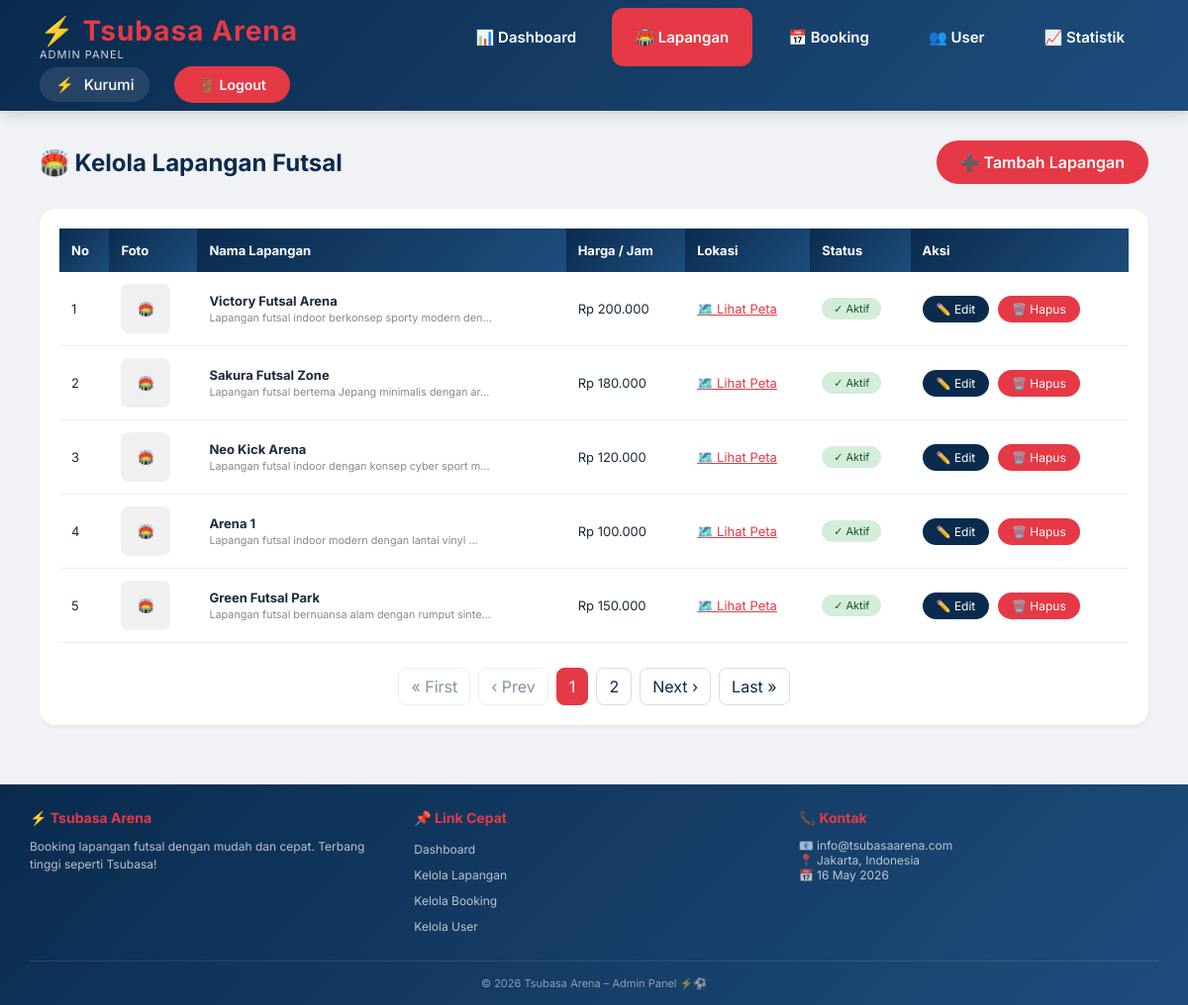
The app's page /tsubasa_arena/admin/lapangan.php (signed in) with its own data.
### tables this page shows
CREATE TABLE `lapangan` (
  `id` int(11) NOT NULL,
  `nama_lapangan` varchar(100) NOT NULL,
  `deskripsi` text DEFAULT NULL,
  `lokasi` text DEFAULT NULL,
  `harga_per_jam` int(11) NOT NULL,
  `foto` varchar(255) DEFAULT NULL,
  `status` enum('aktif','nonaktif') DEFAULT 'aktif',
  `created_at` datetime DEFAULT current_timestamp()
);

### tsubasa_arena/admin/lapangan.php (the view, shortened to what this page needs)
<?php
include '../includes/header_admin.php';
include '../config/database.php';
$limit = 5;
$page = isset($_GET['page']) ? (int)$_GET['page'] : 1;
$offset = ($page - 1) * $limit;
$countQuery = "SELECT COUNT(*) as total FROM lapangan";
$countResult = mysqli_query($conn, $countQuery);
$totalData = mysqli_fetch_assoc($countResult)['total'];
$totalPages = ceil($totalData / $limit);
$query = "SELECT * FROM lapangan ORDER BY id DESC LIMIT $limit OFFSET $offset";
$result = mysqli_query($conn, $query);
?>
<div class="page-header">
    <h1>🏟️ Kelola Lapangan Futsal</h1>
    <a href="tambah_lapangan.php" class="btn-tambah">➕ Tambah Lapangan</a>
</div>
<div class="table-container">
    <?php if (mysqli_num_rows($result) > 0): ?>
    <table>
        <thead>
            <tr>
                <th>No</th>
                <th>Foto</th>
                <th>Nama Lapangan</th>
                <th>Harga / Jam</th>
                <th>Lokasi</th>
                <th>Status</th>
                <th>Aksi</th>
            </tr>
        </thead>
        <tbody>
            <?php $no = $offset + 1; while ($row = mysqli_fetch_assoc($result)): ?>
            <tr>
                <td><?= $no++ ?></td>
                <td>
                    <?php if ($row['foto'] && file_exists('../assets/uploads/lapangan/' . $row['foto'])): ?>
                        <img src="../assets/uploads/lapangan/<?= $row['foto'] ?>" style="width: 50px; height: 50px; object-fit: cover; border-radius: 8px;">
                    <?php else: ?>
                        <div style="width: 50px; height: 50px; background: #f0f0f0; border-radius: 8px; display: flex; align-items: center; justify-content: center;">🏟️</div>
                    <?php endif; ?>
                </td>
                <td><strong><?= $row['nama_lapangan'] ?></strong><br><small style="color:#888;"><?= substr($row['deskripsi'], 0, 50) ?>...</small></td>
                <td>Rp <?= number_format($row['harga_per_jam'], 0, ',', '.') ?></td>
                <td>
                    <a href="<?= str_replace('/embed?', '/search?', $row['lokasi']) ?>" target="_blank" style="color:#e63946;">🗺️ Lihat Peta</a>
                </td>
                <td>
                    <?php if ($row['status'] == 'aktif'): ?>
                        <span class="status-active">✓ Aktif</span>
                    <?php else: ?>
                        <span class="status-inactive">✗ Nonaktif</span>
                    <?php endif; ?>
                </td>
                <td>
                    <a href="edit_lapangan.php?id=<?= $row['id'] ?>" class="btn-edit">✏️ Edit</a>
                    <a href="hapus_lapangan.php?id=<?= $row['id'] ?>" class="btn-delete" onclick="return confirm('Yakin hapus lapangan ini?')">🗑️ Hapus</a>
                </td>
            </tr>
            <?php endwhile; ?>
        </tbody>
    </table>
    <?php if ($totalPages > 1): ?>
    <div class="pagination">
        <a href="?page=1" class="<?= $page <= 1 ? 'disabled' : '' ?>">« First</a>
        <a href="?page=<?= $page-1 ?>" class="<?= $page <= 1 ? 'disabled' : '' ?>">‹ Prev</a>
        <?php for ($i = 1; $i <= $totalPages; $i++): ?>
            <a href="?page=<?= $i ?>" class="<?= $i == $page ? 'active' : '' ?>"><?= $i ?></a>
        <?php endfor; ?>
        <a href="?page=<?= $page+1 ?>" class="<?= $page >= $totalPages ? 'disabled' : '' ?>">Next ›</a>
        <a href="?page=<?= $totalPages ?>" class="<?= $page >= $totalPages ? 'disabled' : '' ?>">Last »</a>
    </div>
    <?php endif; ?>
    <?php else: ?>
    <div class="empty-data">
        <p>📭 Belum ada lapangan. Silakan tambah lapangan baru.</p>
    </div>
    <?php endif; ?>
</div>
<?php include '../includes/footer_admin.php'; ?>

### tsubasa_arena/includes/header_admin.php (style rules this page uses)
* { margin: 0; padding: 0; box-sizing: border-box; }
body { font-family: 'Inter', sans-serif; background: #f0f2f5; color: #1a2a3a; display: flex; flex-direction: column; min-height: 100vh; }

### tsubasa_arena/admin/lapangan.php (style rules this page uses)
.page-header { display: flex; justify-content: space-between; align-items: center; margin-bottom: 25px; flex-wrap: wrap; gap: 15px; }
.page-header h1 { font-size: 24px; color: #0a2b4e; }
.btn-tambah { background: #e63946; color: white; padding: 12px 24px; border-radius: 30px; text-decoration: none; font-weight: 600; transition: all 0.3s; display: inline-flex; align-items: center; gap: 8px; }
.table-container { background: white; border-radius: 16px; padding: 20px; box-shadow: 0 2px 5px rgba(0,0,0,0.05); overflow-x: auto; }
table { width: 100%; border-collapse: collapse; }
th { background: linear-gradient(135deg, #0a2b4e 0%, #1e4d7c 100%); color: white; padding: 14px 12px; text-align: left; font-size: 13px; }
td { padding: 12px; text-align: left; border-bottom: 1px solid #eee; font-size: 13px; }
.btn-edit { background: #0a2b4e; color: white; padding: 6px 14px; border-radius: 20px; text-decoration: none; font-size: 12px; margin-right: 5px; display: inline-block; transition: all 0.3s; }
.btn-delete { background: #e63946; color: white; padding: 6px 14px; border-radius: 20px; text-decoration: none; font-size: 12px; display: inline-block; transition: all 0.3s; }
.status-active { background: #d4edda; color: #155724; padding: 4px 12px; border-radius: 20px; font-size: 11px; display: inline-block; }
.pagination { display: flex; justify-content: center; gap: 8px; margin-top: 25px; flex-wrap: wrap; }
.pagination a, .pagination span { padding: 8px 12px; border-radius: 8px; text-decoration: none; color: #0a2b4e; background: white; border: 1px solid #ddd; transition: 0.2s; }
.pagination .active { background: #e63946; color: white; border-color: #e63946; }
.pagination .disabled { opacity: 0.5; pointer-events: none; }

### records on screen
lapangan: nama_lapangan "Victory Futsal Arena", deskripsi "Lapangan futsal indoor berkonsep sporty modern den", harga_per_jam "200.000", status "✓ Aktif"
lapangan: nama_lapangan "Sakura Futsal Zone", deskripsi "Lapangan futsal bertema Jepang minimalis dengan ar", harga_per_jam "180.000", status "✓ Aktif"
lapangan: nama_lapangan "Neo Kick Arena", deskripsi "Lapangan futsal indoor dengan konsep cyber sport m", harga_per_jam "120.000", status "✓ Aktif"
lapangan: nama_lapangan "Arena 1", deskripsi "Lapangan futsal indoor modern dengan lantai vinyl", harga_per_jam "100.000", status "✓ Aktif"
lapangan: nama_lapangan "Green Futsal Park", deskripsi "Lapangan futsal bernuansa alam dengan rumput sinte", harga_per_jam "150.000", status "✓ Aktif"

### other values on screen
$_SESSION['admin_nama'] "Kurumi"
